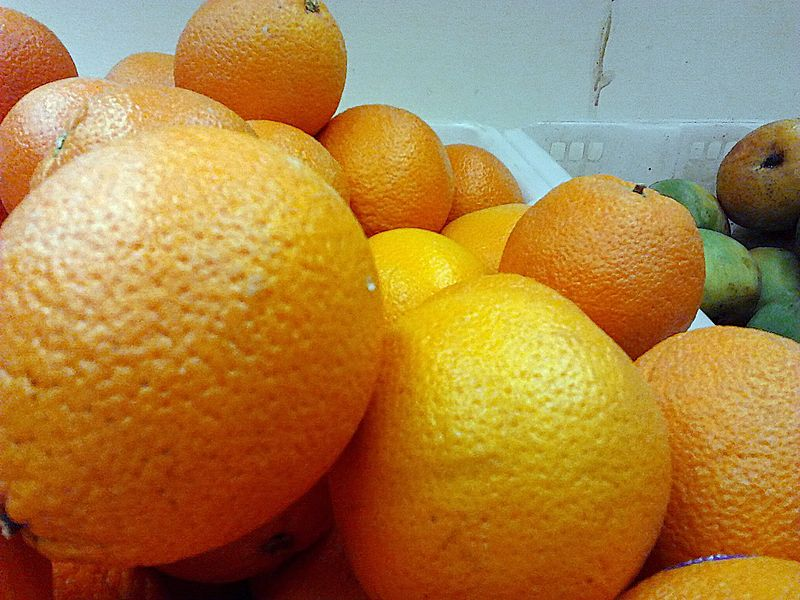
//> input picture Lab_03/orange1.jpg, 800 x 600 px
$ ./histo_eq   (built with g++ and OpenCV 4)
//> lines starting //> are read from the running program, lines starting //| are printed output that depends on the picture
//> further down, img is the input picture: 600 rows x 800 cols, CV_8UC3; mean B, G, R 66, 129.3, 172.1
#include <iostream>
#include <opencv2/core.hpp>
#include <opencv2/highgui.hpp>
#include <opencv2/imgproc.hpp>

using namespace std;
using namespace cv;

/// <summary>
/// If the image is equalized per channel, the colors may be distorted.
/// </summary>
/// <param name="img"></param>
/// <param name="dest"></param>
void histoEqRGB(const Mat& img, Mat& dest) {
	vector<Mat> chs;
	split(img, chs);

	//kulon-kulon kiegyenlitjuk a csatornat -> ez okozza a torzulast
	equalizeHist(chs[0], chs[0]);
	equalizeHist(chs[1], chs[1]);
	equalizeHist(chs[2], chs[2]);

	merge(chs, dest);
}

/// <summary>
/// If you convert the image to Lab color space,
/// you can apply the histogram tranformation on the Luminance channel.
/// The other two channels, which describes colors, remain unchanged.
/// </summary>
/// <param name="img"></param>
/// <param name="dest"></param>
void histoEqLab(const Mat& img, Mat& dest) {
	Mat tmp;
	cvtColor(img, tmp, COLOR_BGR2Lab);
//> tmp: 600 rows x 800 cols, CV_8UC3; mean of channels 0, 1, 2 147.3, 140.3, 166.5

	vector<Mat> chs;
	split(tmp, chs);  //now you have three one channel image (CV_8UC1): L, a, b
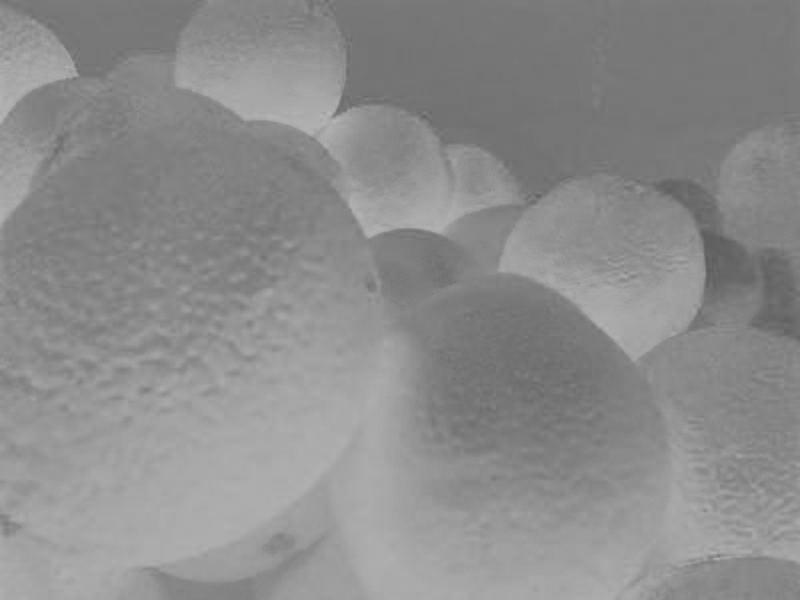
//> chs[1]: 600 rows x 800 cols, CV_8UC1; min 91, max 184, mean 140.3

	//chs[0] is the L (luminance) channel
	equalizeHist(chs[0], chs[0]);

	merge(chs, tmp);
//> tmp: 600 rows x 800 cols, CV_8UC3; mean of channels 0, 1, 2 128.3, 140.3, 166.5

	cvtColor(tmp, dest, COLOR_Lab2BGR);
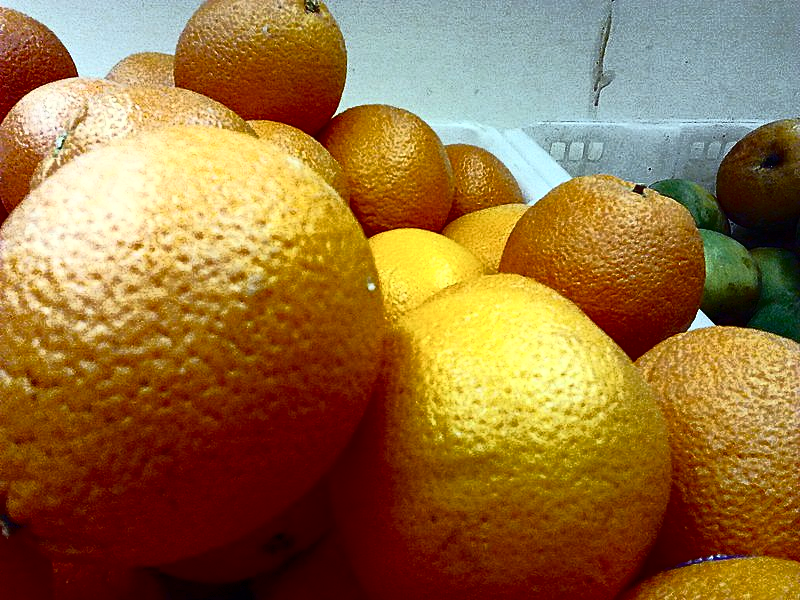
//> dest: 600 rows x 800 cols, CV_8UC3; mean B, G, R 62.9, 113.2, 150.7
}

/// <summary>
/// Similarly, you can use the V channel of the HSV color space.
/// </summary>
/// <param name="img"></param>
/// <param name="dest"></param>
void histoEqHSV(const Mat& img, Mat& dest) {
	Mat tmp;
	cvtColor(img, tmp, COLOR_BGR2HSV);
//> tmp: 600 rows x 800 cols, CV_8UC3; mean H, S, V 33.6, 175.3, 178.9

	vector<Mat> chs;
	split(tmp, chs);  //now you have three one channel image (CV_8UC1): Hue, Saturation, Value
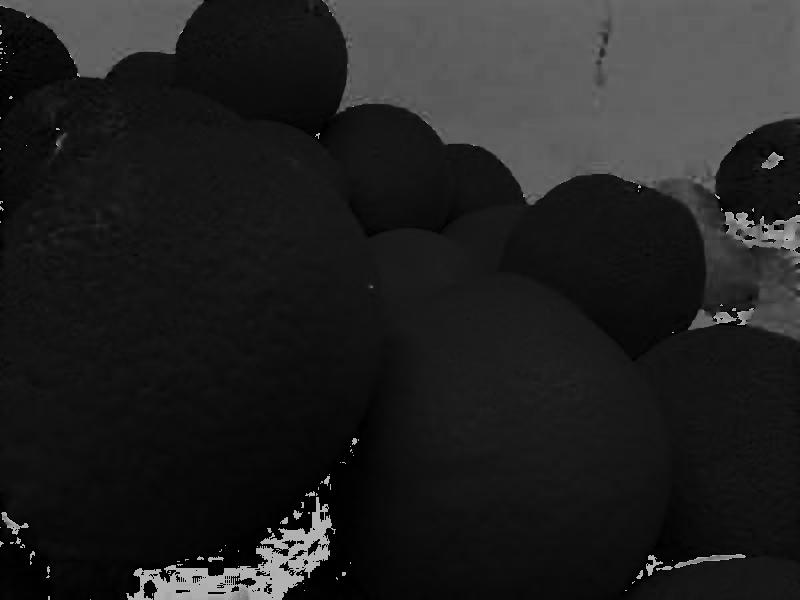
//> chs[0]: 600 rows x 800 cols, CV_8UC1; min 0, max 179, mean 33.6
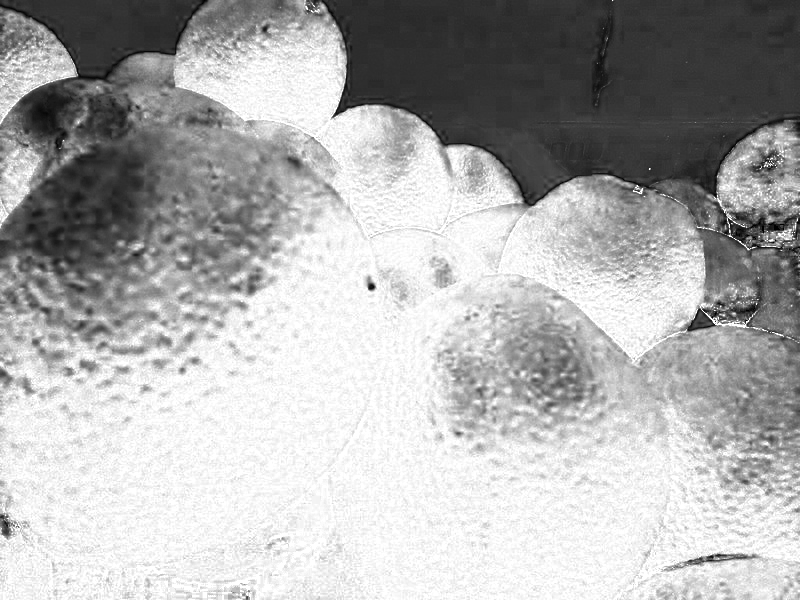
//> chs[1]: 600 rows x 800 cols, CV_8UC1; min 0, max 255, mean 175.3
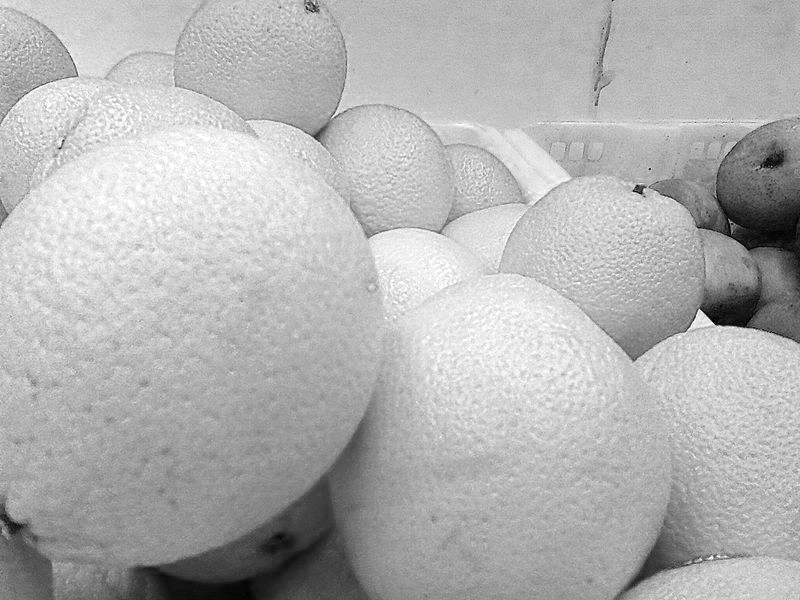
//> chs[2]: 600 rows x 800 cols, CV_8UC1; min 0, max 255, mean 178.9

	//chs2 is the V (Value) channel
	equalizeHist(chs[2], chs[2]);
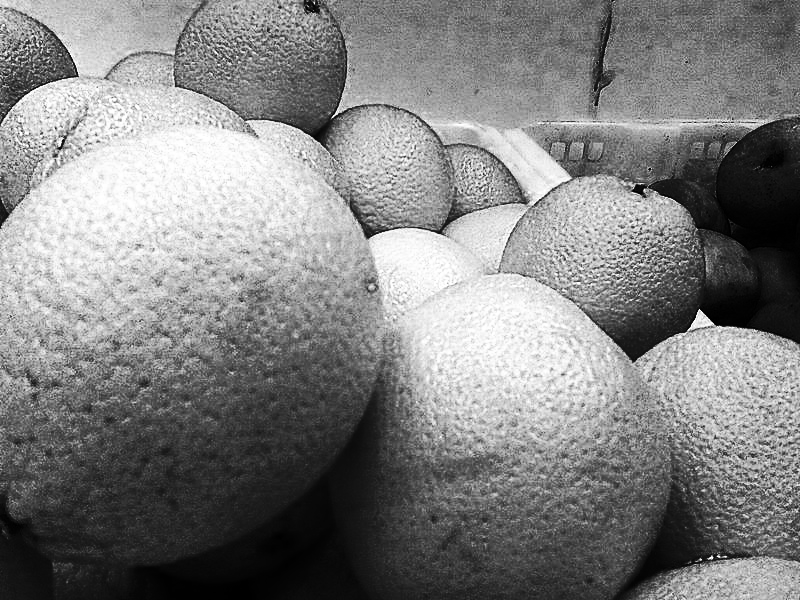
//> chs[2]: 600 rows x 800 cols, CV_8UC1; min 0, max 255, mean 128.6

	merge(chs, tmp);
//> tmp: 600 rows x 800 cols, CV_8UC3; mean H, S, V 33.6, 175.3, 128.6

	cvtColor(tmp, dest, COLOR_HSV2BGR);
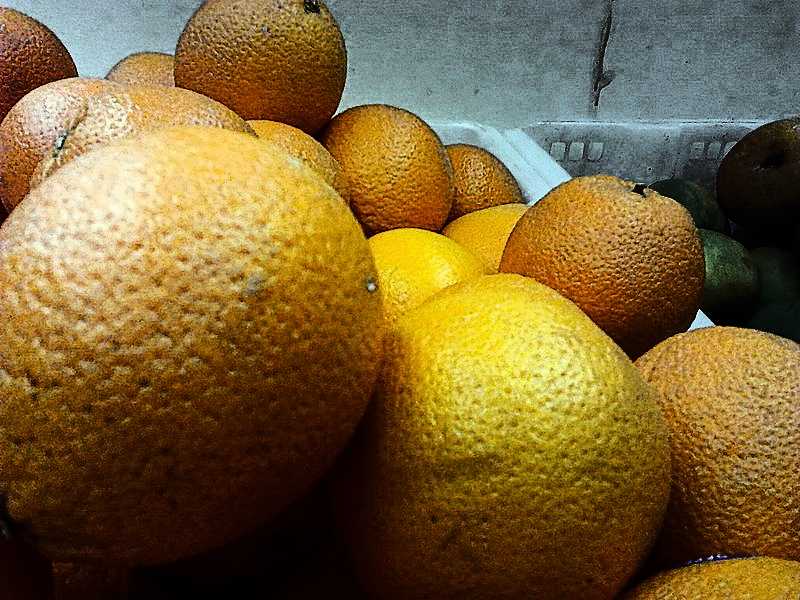
//> dest: 600 rows x 800 cols, CV_8UC3; mean B, G, R 52.3, 99.9, 123.8
}

int main() {
	Mat img = imread("orange1.jpg");
	if (img.empty()) {
		cout << "The file cannot be loaded." << endl;
		exit(-1);
	}

	Mat destRGB;
	histoEqRGB(img, destRGB);

	Mat destLab;
	histoEqLab(img, destLab);

	Mat destHSV;
	histoEqHSV(img, destHSV);

	imshow("original", img);
	imshow("equalized (RGB)", destRGB);
	imshow("equalized (Lab)", destLab);
	imshow("equalized (HSV)", destHSV);

	waitKey(0);

	return 0;
}

$ run again, with Lab_03/dragonfly.png saved as Lab_03/orange1.jpg
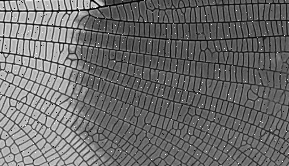
//> input picture Lab_03/dragonfly.png, 289 x 166 px
//> img is the input picture: 166 rows x 289 cols, CV_8UC3; min 0, max 255, mean 108.4
//> in histoEqRGB, `equalizeHist(chs[0], chs[0]);`:
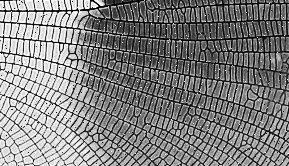
//> chs[0]: 166 rows x 289 cols, CV_8UC1; min 0, max 255, mean 128.5
